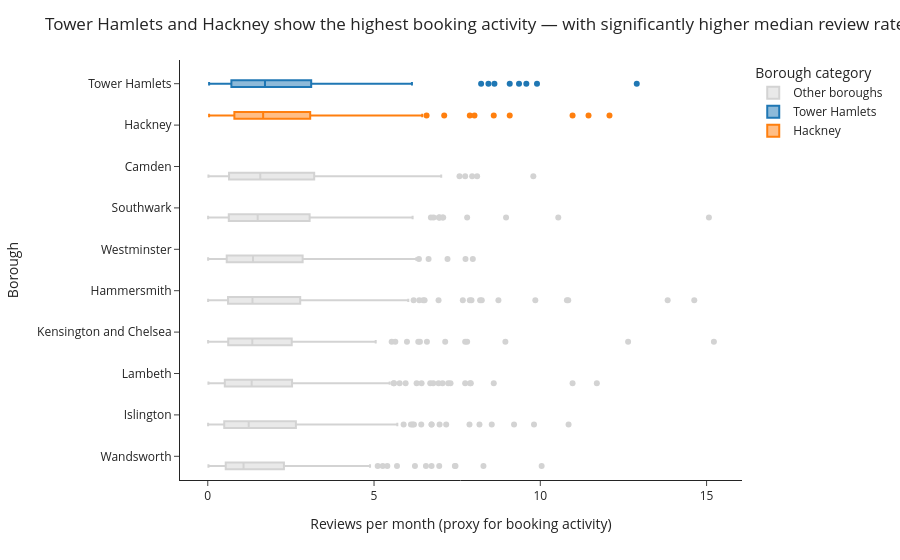

The notebook cell saved with this chart:
### Markdown cell above
## Task 2 — Box plot: listing activity by borough

**What to build:** A **horizontal box plot** comparing listing activity (reviews per month) across London boroughs — reviews per month is a proxy for how frequently a listing is booked.

**Requirements:**
- Horizontal orientation (borough names are long)
- Sorted by median reviews per month (most active at top)
- Highlight the **two most active** boroughs in a different colour
- Outliers shown as individual points
- Insight title naming the two busiest boroughs

### Code cell
# Filter out listings with zero reviews per month
df_box = df_cap[df_cap['reviews_per_month'] > 0].copy()

# Compute median reviews per month per borough
borough_medians = (
    df_box.groupby('neighbourhood')['reviews_per_month']
    .median()
    .sort_values(ascending=False)
)

# Identify the two most active boroughs
top2 = borough_medians.index[:2].tolist()

# Add a column to highlight top boroughs
df_box['highlight'] = df_box['neighbourhood'].apply(
    lambda x: x if x in top2 else 'Other boroughs'
)

# Custom colors: highlight top 2, grey for others
color_map = {
    top2[0]: '#1f77b4',
    top2[1]: '#ff7f0e',
    'Other boroughs': 'lightgrey'
}

# Build the box plot
fig = px.box(
    df_box,
    x='reviews_per_month',
    y='neighbourhood',
    color='highlight',
    orientation='h',
    points='outliers',
    category_orders={'neighbourhood': borough_medians.index.tolist()},
    color_discrete_map=color_map
)

# Insight-driven title
fig.update_layout(
    title=(
        f"{top2[0]} and {top2[1]} show the highest booking activity — "
        "with significantly higher median review rates"
    ),
    xaxis_title="Reviews per month (proxy for booking activity)",
    yaxis_title="Borough",
    legend_title="Borough category",
    template="simple_white"
)

fig.show()

### Figure 1 — Plotly figure (JSON) as saved in the notebook; plotly's stock layout.template omitted (floating-point values rounded to 4 significant figures; data arrays with more than 128 entries replaced by an {"elided": "..."} marker saying what was removed)
{"data": [{"alignmentgroup": "True", "boxpoints": "outliers", "hovertemplate": "highlight=Other boroughs<br>reviews_per_month=%{x}<br>neighbourhood=%{y}<extra></extra>", "legendgroup": "Other boroughs", "marker": {"color": "lightgrey"}, "name": "Other boroughs", "notched": false, "offsetgroup": "Other boroughs", "orientation": "h", "showlegend": true, "type": "box", "x": {"elided": "1869 float values"}, "x0": " ", "xaxis": "x", "y": {"elided": "1869 str values"}, "y0": " ", "yaxis": "y"}, {"alignmentgroup": "True", "boxpoints": "outliers", "hovertemplate": "highlight=Tower Hamlets<br>reviews_per_month=%{x}<br>neighbourhood=%{y}<extra></extra>", "legendgroup": "Tower Hamlets", "marker": {"color": "#1f77b4"}, "name": "Tower Hamlets", "notched": false, "offsetgroup": "Tower Hamlets", "orientation": "h", "showlegend": true, "type": "box", "x": {"elided": "255 float values"}, "x0": " ", "xaxis": "x", "y": {"elided": "255 str values"}, "y0": " ", "yaxis": "y"}, {"alignmentgroup": "True", "boxpoints": "outliers", "hovertemplate": "highlight=Hackney<br>reviews_per_month=%{x}<br>neighbourhood=%{y}<extra></extra>", "legendgroup": "Hackney", "marker": {"color": "#ff7f0e"}, "name": "Hackney", "notched": false, "offsetgroup": "Hackney", "orientation": "h", "showlegend": true, "type": "box", "x": {"elided": "246 float values"}, "x0": " ", "xaxis": "x", "y": {"elided": "246 str values"}, "y0": " ", "yaxis": "y"}], "layout": {"boxmode": "group", "legend": {"title": {"text": "Borough category"}, "tracegroupgap": 0}, "margin": {"t": 60}, "title": {"text": "Tower Hamlets and Hackney show the highest booking activity — with significantly higher median review rates"}, "xaxis": {"anchor": "y", "domain": [0, 1], "title": {"text": "Reviews per month (proxy for booking activity)"}}, "yaxis": {"anchor": "x", "categoryarray": ["Wandsworth", "Islington", "Lambeth", "Kensington and Chelsea", "Hammersmith", "Westminster", "Southwark", "Camden", "Hackney", "Tower Hamlets"], "categoryorder": "array", "domain": [0, 1], "title": {"text": "Borough"}}}}
